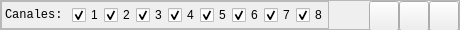
        <widget class="QFrame" name="headerMainFrame">
         <property name="sizePolicy">
          <sizepolicy hsizetype="Preferred" vsizetype="Fixed">
           <horstretch>0</horstretch>
           <verstretch>0</verstretch>
          </sizepolicy>
         </property>
         <property name="minimumSize">
          <size>
           <width>0</width>
           <height>30</height>
          </size>
         </property>
         <property name="maximumSize">
          <size>
           <width>16777215</width>
           <height>30</height>
          </size>
         </property>
         <property name="frameShape">
          <enum>QFrame::StyledPanel</enum>
         </property>
         <property name="frameShadow">
          <enum>QFrame::Raised</enum>
         </property>
         <layout class="QHBoxLayout" name="horizontalLayout_13">
          <property name="spacing">
           <number>0</number>
          </property>
          <property name="leftMargin">
           <number>0</number>
          </property>
          <property name="topMargin">
           <number>0</number>
          </property>
          <property name="rightMargin">
           <number>0</number>
          </property>
          <property name="bottomMargin">
           <number>0</number>
          </property>
          <item>
           <widget class="QFrame" name="channelVisualizationFrame">
            <property name="styleSheet">
             <string notr="true">QCheckBox:disabled
{
	color: rgba(255, 255, 255, 90);
}</string>
            </property>
            <property name="frameShape">
             <enum>QFrame::StyledPanel</enum>
            </property>
            <property name="frameShadow">
             <enum>QFrame::Raised</enum>
            </property>
            <layout class="QHBoxLayout" name="horizontalLayout_14">
             <property name="spacing">
              <number>0</number>
             </property>
             <property name="leftMargin">
              <number>0</number>
             </property>
             <property name="topMargin">
              <number>0</number>
             </property>
             <property name="rightMargin">
              <number>0</number>
             </property>
             <property name="bottomMargin">
              <number>0</number>
             </property>
             <item>
              <widget class="QLabel" name="channelVisualizationLabel">
               <property name="minimumSize">
                <size>
                 <width>0</width>
                 <height>20</height>
                </size>
               </property>
               <property name="maximumSize">
                <size>
                 <width>16777215</width>
                 <height>20</height>
                </size>
               </property>
               <property name="font">
                <font>
                 <family>Consolas</family>
                 <pointsize>9</pointsize>
                 <italic>false</italic>
                 <bold>false</bold>
                </font>
               </property>
               <property name="styleSheet">
                <string notr="true">*{padding-right: 5px;}</string>
               </property>
               <property name="text">
                <string>Canales:</string>
               </property>
               <property name="wordWrap">
                <bool>false</bool>
               </property>
              </widget>
             </item>
             <item>
              <widget class="QCheckBox" name="channel1CheckBox">
               <property name="text">
                <string>1</string>
               </property>
               <property name="checked">
                <bool>true</bool>
               </property>
              </widget>
             </item>
             <item>
              <widget class="QCheckBox" name="channel2CheckBox">
               <property name="text">
                <string>2</string>
               </property>
               <property name="checked">
                <bool>true</bool>
               </property>
              </widget>
             </item>
             <item>
              <widget class="QCheckBox" name="channel3CheckBox">
               <property name="text">
                <string>3</string>
               </property>
               <property name="checked">
                <bool>true</bool>
               </property>
              </widget>
             </item>
             <item>
              <widget class="QCheckBox" name="channel4CheckBox">
               <property name="text">
                <string>4</string>
               </property>
               <property name="checked">
                <bool>true</bool>
               </property>
              </widget>
             </item>
             <item>
              <widget class="QCheckBox" name="channel5CheckBox">
               <property name="text">
                <string>5</string>
               </property>
               <property name="checked">
                <bool>true</bool>
               </property>
              </widget>
             </item>
             <item>
              <widget class="QCheckBox" name="channel6CheckBox">
               <property name="text">
                <string>6</string>
               </property>
               <property name="checked">
                <bool>true</bool>
               </property>
              </widget>
             </item>
             <item>
              <widget class="QCheckBox" name="channel7CheckBox">
               <property name="text">
                <string>7</string>
               </property>
               <property name="checked">
                <bool>true</bool>
               </property>
              </widget>
             </item>
             <item>
              <widget class="QCheckBox" name="channel8CheckBox">
               <property name="text">
                <string>8</string>
               </property>
               <property name="checked">
                <bool>true</bool>
               </property>
              </widget>
             </item>
            </layout>
           </widget>
          </item>
          <item>
           <spacer name="horizontalSpacer">
            <property name="orientation">
             <enum>Qt::Horizontal</enum>
            </property>
            <property name="sizeHint" stdset="0">
             <size>
              <width>40</width>
              <height>20</height>
             </size>
            </property>
           </spacer>
          </item>
          <item>
           <widget class="QPushButton" name="cursorPushButton">
            <property name="minimumSize">
             <size>
              <width>30</width>
              <height>30</height>
             </size>
            </property>
            <property name="maximumSize">
             <size>
              <width>30</width>
              <height>30</height>
             </size>
            </property>
            <property name="text">
             <string/>
            </property>
            <property name="icon">
             <iconset resource="Icons.qrc">
              <normaloff>:/ButtonIcons/ico/Crosshair.png</normaloff>:/ButtonIcons/ico/Crosshair.png</iconset>
            </property>
            <property name="iconSize">
             <size>
              <width>25</width>
              <height>25</height>
             </size>
            </property>
           </widget>
          </item>
          <item>
           <widget class="QPushButton" name="startSamplingPushButton">
            <property name="sizePolicy">
             <sizepolicy hsizetype="Fixed" vsizetype="Fixed">
              <horstretch>0</horstretch>
              <verstretch>0</verstretch>
             </sizepolicy>
            </property>
            <property name="minimumSize">
             <size>
              <width>30</width>
              <height>30</height>
             </size>
            </property>
            <property name="maximumSize">
             <size>
              <width>30</width>
              <height>30</height>
             </size>
            </property>
            <property name="text">
             <string/>
            </property>
            <property name="icon">
             <iconset resource="Icons.qrc">
              <normaloff>:/ButtonIcons/ico/play.png</normaloff>:/ButtonIcons/ico/play.png</iconset>
            </property>
            <property name="iconSize">
             <size>
              <width>20</width>
              <height>20</height>
             </size>
            </property>
           </widget>
          </item>
          <item>
           <widget class="QPushButton" name="configSliderPushButton">
            <property name="minimumSize">
             <size>
              <width>30</width>
              <height>30</height>
             </size>
            </property>
            <property name="maximumSize">
             <size>
              <width>30</width>
              <height>30</height>
             </size>
            </property>
            <property name="styleSheet">
             <string notr="true"/>
            </property>
            <property name="text">
             <string/>
            </property>
            <property name="icon">
             <iconset resource="Icons.qrc">
              <normaloff>:/ButtonIcons/ico/Three stripes.png</normaloff>:/ButtonIcons/ico/Three stripes.png</iconset>
            </property>
            <property name="iconSize">
             <size>
              <width>23</width>
              <height>23</height>
             </size>
            </property>
           </widget>
          </item>
         </layout>
        </widget>
